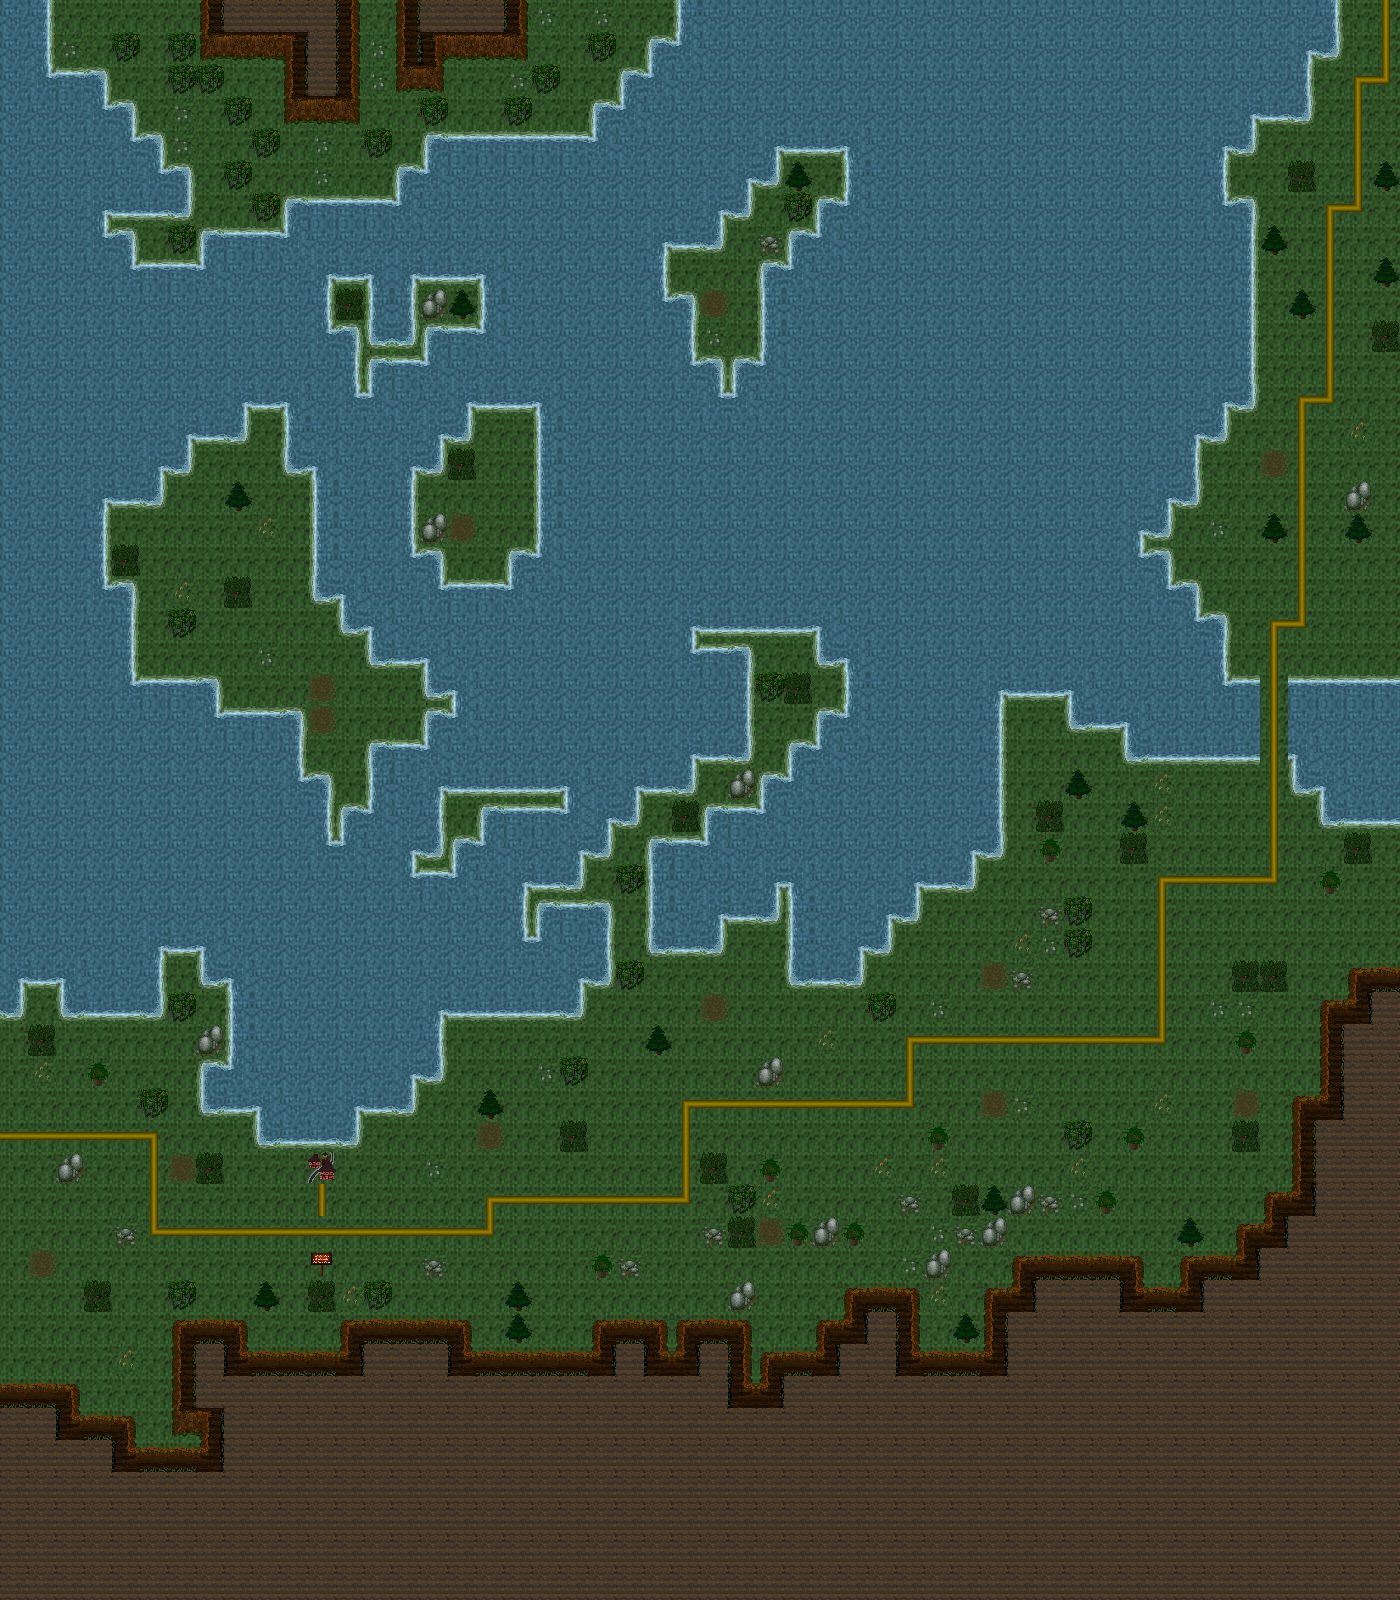

This is a level from a 2D game, rendered from its Tiled map with the project's own tilesets. A one-line summary and the map file follow, with tile-layer data summarised:
An orthogonal 50x50 tile map with 28x32 px tiles, 1 tile layer (Tile Layer 1) and 3 objects (3x NPC).

<map version="1.0" orientation="orthogonal" width="50" height="50" tilewidth="28" tileheight="32">
 <properties>
  <property name="Exit_East" value="none" />
  <property name="Exit_North" value="CarrionValleyWest,8,13,outdoors" />
  <property name="Exit_South" value="none" />
  <property name="Exit_West" value="none" />
  <property name="GlobalX" value="-1" />
  <property name="GlobalY" value="-1" />
  <property name="MapType" value="town" />
  <property name="Name" value="Carrion Dusk Camp" />
  <property name="StartX" value="2" />
  <property name="StartY" value="2" />
 </properties>
 <tileset firstgid="1" name="Terrain1" tilewidth="28" tileheight="32">
  <image source="../../display/images/Terrain1.png" width="308" height="352" />
  <terraintypes>
   <terrain name="Water" tile="48" />
   <terrain name="Cliff" tile="74" />
   <terrain name="Cave" tile="98" />
   <terrain name="CaveWall" tile="97" />
   <terrain name="Grass" tile="5" />
   <terrain name="Grass2" tile="-1" />
   <terrain name="grass3" tile="-1" />
  </terraintypes>
  <tile id="5" terrain="4,4,4,4" />
  <tile id="6" terrain="6,6,6,6" />
  <tile id="7" terrain="6,6,6,6" />
  <tile id="8" terrain="6,6,6,6" />
  <tile id="9" terrain="6,6,6,6" />
  <tile id="10" terrain="6,6,6,6" />
  <tile id="11" terrain="6,6,6,6" />
  <tile id="12" terrain="6,6,6,6" />
  <tile id="13" terrain="6,6,6,6" />
  <tile id="14" terrain="6,6,6,6" />
  <tile id="48" terrain="0,0,0,0" />
  <tile id="49" terrain="0,4,0,4" />
  <tile id="50" terrain="0,0,4,4" />
  <tile id="51" terrain="4,4,0,0" />
  <tile id="52" terrain="0,4,0,0" />
  <tile id="53" terrain="4,0,0,0" />
  <tile id="54" terrain="0,0,0,4" />
  <tile id="55" terrain="0,0,4,0" />
  <tile id="56" terrain="4,0,4,0" />
  <tile id="57" terrain="4,4,4,0" />
  <tile id="58" terrain="4,4,0,4" />
  <tile id="59" terrain="0,4,4,4" />
  <tile id="60" terrain="4,0,4,4" />
  <tile id="61" terrain="1,1,4,4" />
  <tile id="62" terrain="4,4,1,1" />
  <tile id="63" terrain="4,1,4,1" />
  <tile id="64" terrain="1,4,1,4" />
  <tile id="65" terrain="1,4,1,1" />
  <tile id="66" terrain="4,1,1,1" />
  <tile id="67" terrain="1,1,4,1" />
  <tile id="68" terrain="1,1,1,4" />
  <tile id="69" terrain="4,4,1,4" />
  <tile id="70" terrain="4,4,4,1" />
  <tile id="71" terrain="1,4,4,4" />
  <tile id="72" terrain="4,1,4,4" />
  <tile id="73" terrain=",,4,4" />
  <tile id="74" terrain="1,1,1,1" />
 </tileset>
 <layer name="Tile Layer 1" width="50" height="50">
  <properties>
   <property name="ANODE#0" value="false#0#0#0#0#none#none#none#none" />
   <property name="ChangeMap#12" value="true#19#2#10#10#CarrionValleyWest#none#none#none" />
   <property name="ChangeMap#25" value="true#19#4#14#37#TestWorld2#none#none#none" />
   <property name="ChangeMap#26" value="true#17#4#46#48#TowerRockSouth#none#none#none" />
   <property name="ChangeMap#27" value="true#20#3#19#53#CombatDemoStart#none#none#none" />
   <property name="ChangeTile#15" value="true#9#4#9#5#tile_27#none#none#none" />
   <property name="DoubleNotification#3" value="false#11#2#0#0#Text goes here.#Other text goes here.#none#none" />
   <property name="PlaySound#13" value="true#11#4#0#0#default.ogg#none#none#none" />
   <property name="SecretPassage#9" value="true#5#4#5#4#none#none#none#none" />
   <property name="SingleNotification#10" value="false#17#9#0#0#You just got teleported!#none#none#none" />
   <property name="SingleNotification#18" value="false#17#8#0#0#Because you did not execute the first node, I have decided to teleport you to the left.#none#none#none" />
   <property name="SingleNotification#2" value="false#9#2#0#0#Text goes here.#none#none#none" />
   <property name="SingleNotification#21" value="false#17#8#0#0#Since you stuff was done, I have decided to teleport you to the right!#none#none#none" />
   <property name="SingleNotification#5" value="false#17#9#0#0#Stuff Was Done!#none#none#none" />
   <property name="SingleNotification#6" value="false#17#9#0#0#You haven't done stuff yet!#none#none#none" />
   <property name="SingleNotification#8" value="true#15#2#0#0#This is a persistent notification.#none#none#none" />
   <property name="StuffDone#22" value="true#15#4#0#0#SingleNotification_2#TeleportTo_24#TeleportTo_23#none" />
   <property name="StuffDone#7" value="true#13#2#0#0#DoubleNotification_3#SingleNotification_5#SingleNotification_6#none" />
   <property name="TeleportNPC#14" value="false#13#4#13#5#Aldous Fischer#none#none#none" />
   <property name="TeleportTo#11" value="false#17#2#5#1#none#none#none#SingleNotification_10" />
   <property name="TeleportTo#23" value="true#17#8#14#5#none#none#none#SingleNotification_18" />
   <property name="TeleportTo#24" value="true#17#8#16#5#none#none#none#SingleNotification_21" />
   <property name="ZNODE#0" value="false#0#0#0#0#none#none#none#none" />
  </properties>
  <data>[2500 cells, 2500 non-empty, 44 distinct tile ids]</data>
 </layer>
 <objectgroup name="NPCS" width="50" height="50">
  <object name="Masker" type="NPC" x="8" y="7" />
  <object name="Aldous Fischer" type="NPC" x="8" y="3" />
  <object name="Tumbla Jain" type="NPC" x="7" y="2" />
 </objectgroup>
</map>
